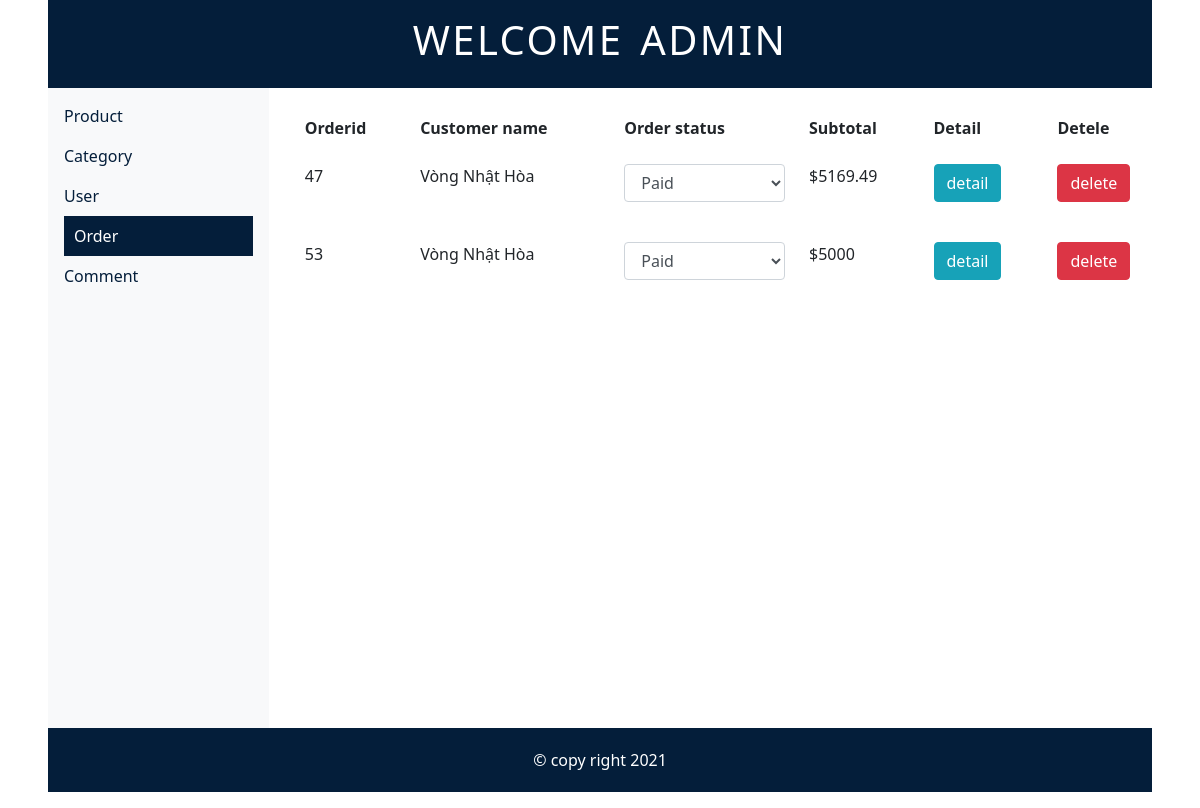
The page /ASM/admin/order/orderlist.php on the database its author committed.
### tables this page shows
CREATE TABLE `user_order` (
  `orderid` int(11) NOT NULL,
  `order_date` date NOT NULL,
  `userid` int(11) NOT NULL,
  `username` varchar(255) NOT NULL,
  `order_status` varchar(35) NOT NULL,
  `address` varchar(255) NOT NULL,
  `phone_number` varchar(20) NOT NULL,
  `email` varchar(255) NOT NULL,
  `payment_method` varchar(50) NOT NULL,
  `subtotal` double NOT NULL
);

### ASM/admin/order/orderlist.php (the view, shortened to what this page needs)
<!DOCTYPE html>
<html lang="en">
<head>
    <link rel="stylesheet" href="https://maxcdn.bootstrapcdn.com/bootstrap/4.5.2/css/bootstrap.min.css">
    <link rel="stylesheet" href="/ASM/admin/index.css">
</head>
<body>
    <header>
        <h1>WELCOME ADMIN</h1>
    </header>
    <div id="container">
        <?php require_once '../menu.php'; ?>
        <div class="main">
            <table class="table table-borderless">
                <thead>
                    <tr>
                        <th>Orderid</th>
                        <th>Customer name</th>
                        <th>Order status</th>
                        <th>Subtotal</th>
                        <th>Detail</th>
                        <th>Detele</th>
                    </tr>
                </thead>
                <tbody>
                    <?php
                    require_once '../../public/model/connectdb.php';
                    $current_page = isset($_GET['current_page']) ? $_GET['current_page'] : 1;
                    $from = (intval($current_page) - 1) * 5;
                    $query = "select * from user_order limit $from,5";
                    $result = $conn->query($query);
                    $orders = $result->fetchAll(PDO::FETCH_ASSOC);
                    foreach ($orders as $order) :
                    ?>
                        <tr data-id="<?php echo $order['orderid'] ?>">
                            <td><?php echo $order['orderid'] ?></td>
                            <td><?php echo $order['username'] ?></td>
                            <td>
                                <div class="form-group">
                                    <select data-id="<?php echo $order['orderid'] ?>" class="form-control status_update">
                                        <option value="Paid" <?php echo $order['order_status'] == "Paid" ? "selected" : "" ?>>Paid</option>
                                    </select>
                                </div>
                            </td>
                            <td><?php echo "$" . $order['subtotal'] ?></td>
                            <td><a href="./order_detail.php?orderid=<?php echo $order['orderid'] ?>" class="btn btn-info show-pop-up">detail</a></td>
                            <td><button data-id="<?php echo $order["orderid"] ?>" class="btn btn-danger show-pop-up">delete</button></td>
                        </tr>
                    <?php endforeach ?>
                </tbody>
            </table>
        </div>
    </div>
    <footer>
        <p>
            &copy; copy right 2021
        </p>
    </footer>
</body>
</html>

### ASM/admin/index.css (style rules this page uses)
* { margin: 0; padding: 0; box-sizing: border-box; font-family: "Segoe UI", Tahoma, Geneva, Verdana, sans-serif; }
#container { display: grid; grid-template-columns: 1fr 4fr; margin: 0 3rem; }
header { padding: 1rem 0; background-color: #041e3a; margin: 0 3rem; }
header h1 { text-align: center; color: white; font-weight: 400; word-spacing: 0.25rem; letter-spacing: 0.15rem; }
footer { background-color: #041e3a; margin: 0 3rem; }
footer p { text-align: center; padding: 1.25rem 0; color: white; font-size: 1rem; }

### ASM/admin/order/orderlist.php (style rules this page uses)
table { margin: 1rem 1.5rem; }

### rows shown on the page
user_order: orderid "47", username "Vòng Nhật Hòa", order_status+orderid "Paid", subtotal "5169.49"
user_order: orderid "53", username "Vòng Nhật Hòa", order_status+orderid "Paid", subtotal "5000"
